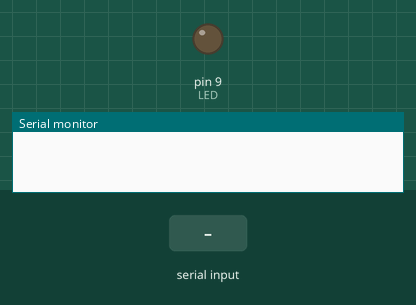
This sketch was run on a simulated Arduino Uno, built with avr-gcc and run on an emulated ATmega328P. On the bench: output pins drawn as LEDs (lit = HIGH), the last lines printed to the serial monitor. Dashed ring = blinking. The test bench sets the inputs (shaded band).

Above: at 1.2 s.
1.3 s: "90,45\n" received over Serial
At 1.7 s:
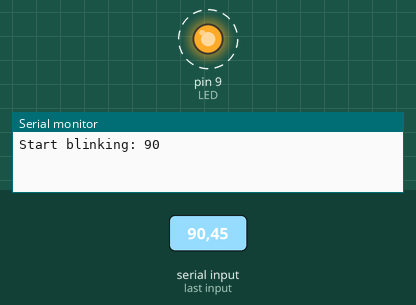
Timing chart, 0 to 10.3 s (numbered marks = the images above; inputs shaded):
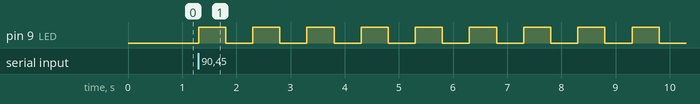

The sketch:

lab05.ino
```cpp
// 201533631 김도균
#define LED 9

void setup() {
	pinMode(LED, OUTPUT);
	Serial.begin(9600);
}

void loop() {
	if(Serial.available()){
		int count = Serial.parseInt();
		String msg = "Start blinking: ";
		msg.concat(count);
		Serial.println(msg);

		for(int i=0; i<count; i++){
			digitalWrite(LED, HIGH);
			delay(500);
			digitalWrite(LED, LOW);
			delay(500);
		}
		Serial.println("Done");
	}
}
```

Measured:
- after the input at 1.3 s, pin 9 (LED): alternates HIGH for 0.50 s and LOW for 0.50 s, starting at once
